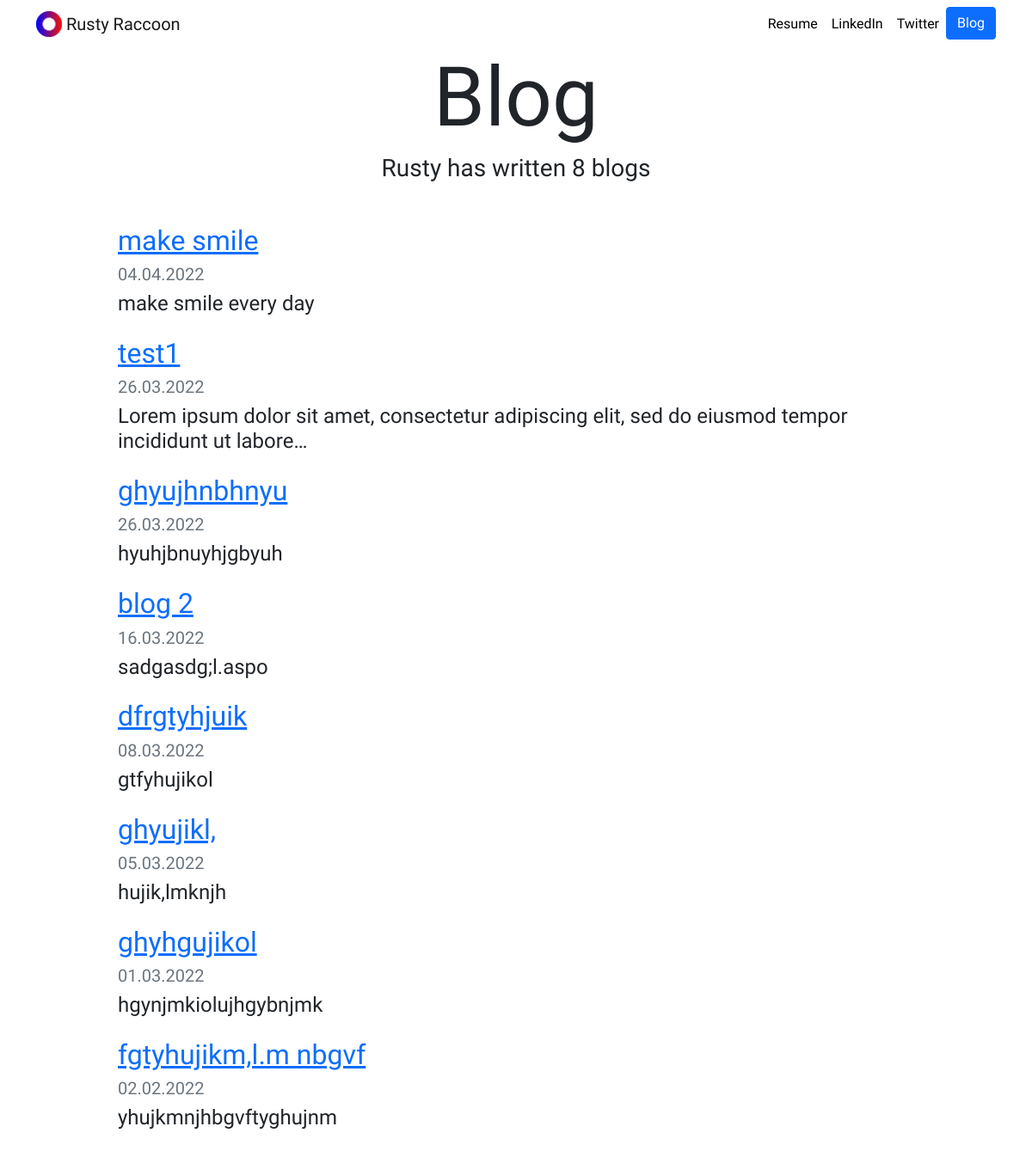
Screenshot of /blog/ with the database file from the repository.
### blog/models.py (models this page shows, shortened)
class Blog(models.Model):
    title = models.CharField(max_length=200)
    description = models.TextField()
    date = models.DateField()

### blog/views.py (the view)
# urls.py: path('', views.all_blogs, name='all_blogs'),
def all_blogs(request):
    blogs = Blog.objects.order_by('-date')
    return render(request, 'blog/all_blogs.html', {'blogs': blogs})

### blog/templates/blog/all_blogs.html
{% extends "portfolio/base.html" %}
{% load static %}
{% block content %}
<h1 id="blogtitle" class="font-weight-bold text-center">Blog</h1>
<h3 class="text-center mb-5">Rusty has written {{ blogs.count }} blog{{ blogs.count|pluralize }}</h3>
{% for blog in blogs %}
<div class="row justify-content-center my-3">
  <div class="col-md-10">
    <a href="{% url 'blog:detail' blog.id %}">
      <h2>{{ blog.title }}</h2>
    </a>
    <h5 class="text-muted">{{ blog.date|date:'d.m.Y'|upper }}</h5>
    <h4>{{ blog.description|striptags|truncatechars:100 }}</h4>
  </div>
</div>
{% endfor %}
{% endblock %}

### portfolio/static/portfolio/custom.css (style rules this page uses)
body { font-family: 'Pangolin', cursive; }
#blogtitle { font-size: 6rem; }

### rows the page displays
Blog: title "make smile", date "04.04.2022", description "make smile every day"
Blog: title "test1", date "26.03.2022", description "Lorem ipsum dolor sit amet, consectetur adipiscing elit, sed do eiusmod tempor incididunt ut labore…"
Blog: title "ghyujhnbhnyu", date "26.03.2022", description "hyuhjbnuyhjgbyuh"
Blog: title "blog 2", date "16.03.2022", description "sadgasdg;l.aspo"
Blog: title "dfrgtyhjuik", date "08.03.2022", description "gtfyhujikol"
Blog: title "ghyujikl,", date "05.03.2022", description "hujik,lmknjh"
Blog: title "ghyhgujikol", date "01.03.2022", description "hgynjmkiolujhgybnjmk"
Blog: title "fgtyhujikm,l.m nbgvf", date "02.02.2022", description "yhujkmnjhbgvftyghujnm"

### other values shown
{{ blogs.count }} "8"
